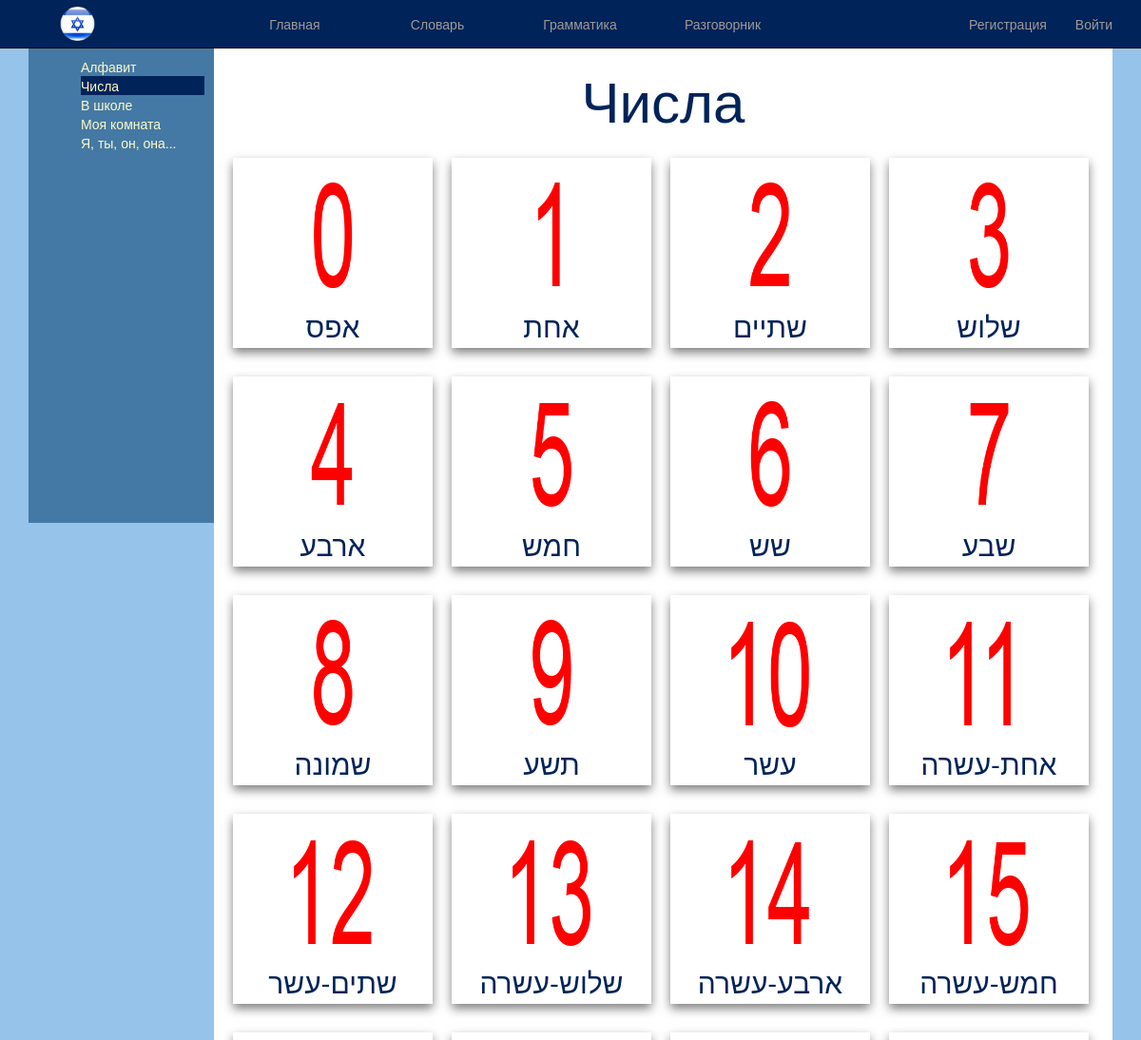
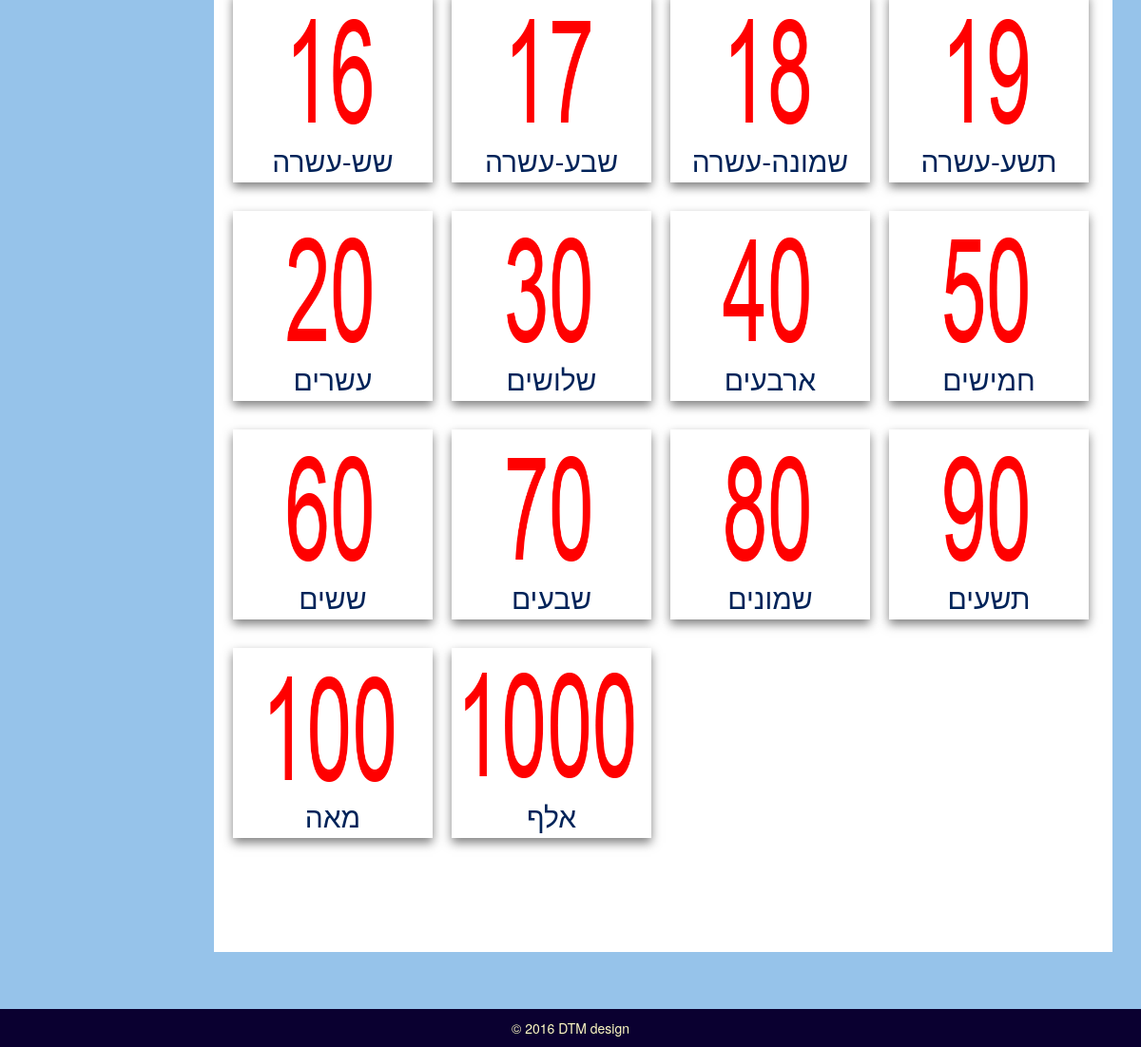
The app's page /lesson2 with its own data (2 pictures, top to bottom).
### application.py (models this page shows, shortened)
class Dictionary(db.Model):
    __tablename__ = "dictionary"
    herbew = db.Column(db.Text, primary_key=True)
    transcription = db.Column(db.Text)
    russian = db.Column(db.Text)
    root = db.Column(db.Text)
    theme = db.Column(db.Text)
    img = db.Column(db.Text)

### application.py (the view)
@app.route("/lesson2")
def lesson2():
    theme = "numbers"
    numbers = Dictionary.query.filter(Dictionary.theme == theme)
    return render_template("lesson2.html", numbers=numbers)

### templates/lesson2.html (shortened to what this page needs)
{% extends "layout.html" %}
{% block body %}
<div class="row">
    <div class="col-xs-12">
        <h1 id="tytle" class="theme">Числа</h1>
    </div>
</div>
<div class="row section">
    <div class="col-xs-12">
        <div id="container">
            {% for line in numbers %}
            <div class="wrap item">
                <div class="front img">
                    <img data-toggle="modal" data-target="#{{ line.russian }}" class="card_img" src="static/img/numbers/{{ line.img }}"></img>
                    <h2 class="card_h">{{ line.herbew }}</h2>
                </div>
                <div class="back img">
                    <br>
                    <h3 class="card_h_back">{{ line.russian }}</h3>
                    <h3 class="card_h_back">{{line.transcription}}</h3>
                </div>
            </div>
            {% endfor %}
        </div>
     </div>
</div>
{% endblock %}

### templates/layout.html (shortened to what this page needs)
<!DOCTYPE html>
<html lang="en">
    <head>
        <link href="{{ url_for('static', filename='css/bootstrap.min.css') }}" rel="stylesheet">
        <link href="{{ url_for('static', filename='css/bootstrap-theme.min.css') }}" rel="stylesheet">
        <link href="{{ url_for('static', filename='css/bootstrap-social.css') }}" rel="stylesheet">
        <link href="{{ url_for('static', filename='css/font-awesome.min.css') }}" rel="stylesheet">
        <link href="{{ url_for('static', filename='css/style.css') }}" rel="stylesheet"/>
    </head>
    <body>
        <nav class="navbar navbar-inverse navbar-fixed-top" role="navigation">
            <div class="container">
                <div class="navbar-header">
                    <a class="navbar-brand" href="{{url_for ('map') }}"><img src="static/img/israel_logo.png" height=40 ></a>
                </div>
                <div  class="navbar-collapse collapse" aria-expanded="false" id="navbar">
                    <ul  class="nav navbar-nav navbar-left">
                        <li id="index">
                            <a href="{{ url_for('index') }}">Главная</a>
                        </li>
                        <li id="dictionary">
                            <a href="{{ url_for('dictionary') }}">Словарь</a>
                        </li>
                        <li id="grammar">
                            <a href="{{ url_for('grammar') }}">Грамматика</a>
                        </li>
                        <li id="phrasebook">
                            <a href="{{ url_for('phrasebook') }}">Разговорник</a>
                        </li>
                    </ul>
                    {% if session.user_id %}
                        <ul class="nav navbar-nav navbar-right">
                            <li id="profile"><a href="{{ url_for('profile') }}">Мой профиль</a></li>
                            <li id="lodout"><a href="{{ url_for('logout') }}">Выйти</a></li>
                        </ul>
                    {% else %}
                        <ul class="nav navbar-nav navbar-right">
                            <li id="register"><a href="{{ url_for('register') }}">Регистрация</a></li>
                            <li id="login"><a href="{{ url_for('login') }}">Войти</a></li>
                            </ul>
                    {% endif %}
                </div>
            </div>
        </nav>
        <div class="container main">
            <div class="row">
                <div class="col-xs-12 col-md-2">
                    <div class="aside navbar-collapse collapse" aria-expanded="false" id="aside_nav">
                        <ul class="list_aside" class="nav navbar-nav navbar-left">
                          <li id="les1"><a href="{{ url_for('lesson1') }}">Алфавит</a></li>
                          <li id="les2"><a href="{{ url_for('lesson2') }}">Числа</a></li>
                          <li id="school"><a href="{{ url_for('lesson3') }}">В школе</a></li>
                          <li id="room"><a href="{{ url_for('lesson4') }}">Моя комната</a></li>
                          <li id="les5"><a href="{{ url_for('study') }}">Я, ты, он, она...</a></li>
                        </ul>
                    </div>
                </div>
                <div class="col-xs-12 col-md-10">
                    <div class="article">
                       {% block body %}{% endblock %}
                    </div>
                </div>
            </div>
        </div>
        <footer class="navbar-fixed-bottom">
            <div class="container">
                <p>&copy; 2016 DTM design</p>
            </div>
        </footer>
    </body>
</html>

### static/css/style.css (style rules this page uses)
body { padding:50px 0px 0px 0px; background: #96c3ea; }
h1, h2, h3, h6 { text-align: center; color: #002359; }
h1, h2, h3, p { margin: 0 auto; padding: 10px; }
ul { list-style: none; }
a { color: #fffbc4; }
.aside { background: #4479a5; width: 200px; min-height: 500px; padding-top: 10px; color: white; float: left; }
.list_aside > .active { background: #002359; }
.article { background: #ffffff; min-height: 850px; }
footer { background: #0a0030; color: #fffbc4; text-align: center; }
.navbar { background: #002359; }
.navbar-brand { margin-top: -10px; padding-left: 40px; width: 220px; }
.navbar-left>li>a { width: 150px; text-align: center; }
.section { margin-bottom: 100px; }
.theme { color: #002359; font-size: 60px; padding: 20px 0; text-align: center; }
.card_img { width: 200px; height: 150px; }
#container { margin-left: 10px; margin-bottom: 100px; }
.item { width: 210px; height: 200px; margin: 20px; float: left; margin: 10px; padding: 10px; text-align: center; box-shadow: 0 5px 10px rgba(0,0,0,0.5); cursor: pointer; }
.card_h { padding: 0; }
.card_h_back { padding: 20px; }
.wrap { position: relative; perspective: 2000px; perspective-origin: 50% 50%; transition: all 1s ease-in-out; transform-style: preserve-3d; transform: rotateY(0deg); transform: rotateX(0deg); margin-bottom: 20px; float: left; }
.front, .back { position: absolute; width: 100%; height: 100%; backface-visibility: hidden; left: 0; }
.back { transform: rotateY(180deg); }

### records on screen
Dictionary: img (picture), herbew "אפס"
Dictionary: img (picture), herbew "אחת"
Dictionary: img (picture), herbew "שתיים"
Dictionary: img (picture), herbew "שלוש"
Dictionary: img (picture), herbew "ארבע"
Dictionary: img (picture), herbew "חמש"
Dictionary: img (picture), herbew "שש"
Dictionary: img (picture), herbew "שבע"
Dictionary: img (picture), herbew "שמונה"
Dictionary: img (picture), herbew "תשע"
Dictionary: img (picture), herbew "עשר"
Dictionary: img (picture), herbew "אחת-עשרה"
Dictionary: img (picture), herbew "שתים-עשר"
Dictionary: img (picture), herbew "שלוש-עשרה"
Dictionary: img (picture), herbew "ארבע-עשרה"
Dictionary: img (picture), herbew "חמש-עשרה"
Dictionary: img (picture), herbew "שש-עשרה"
Dictionary: img (picture), herbew "שבע-עשרה"
Dictionary: img (picture), herbew "שמונה-עשרה"
Dictionary: img (picture), herbew "תשע-עשרה"
Dictionary: img (picture), herbew "עשרים"
Dictionary: img (picture), herbew "שלושים"
Dictionary: img (picture), herbew "ארבעים"
Dictionary: img (picture), herbew "חמישים"
Dictionary: img (picture), herbew "ששים"
Dictionary: img (picture), herbew "שבעים"
Dictionary: img (picture), herbew "שמונים"
Dictionary: img (picture), herbew "תשעים"
Dictionary: img (picture), herbew "מאה"
Dictionary: img (picture), herbew "אלף"
